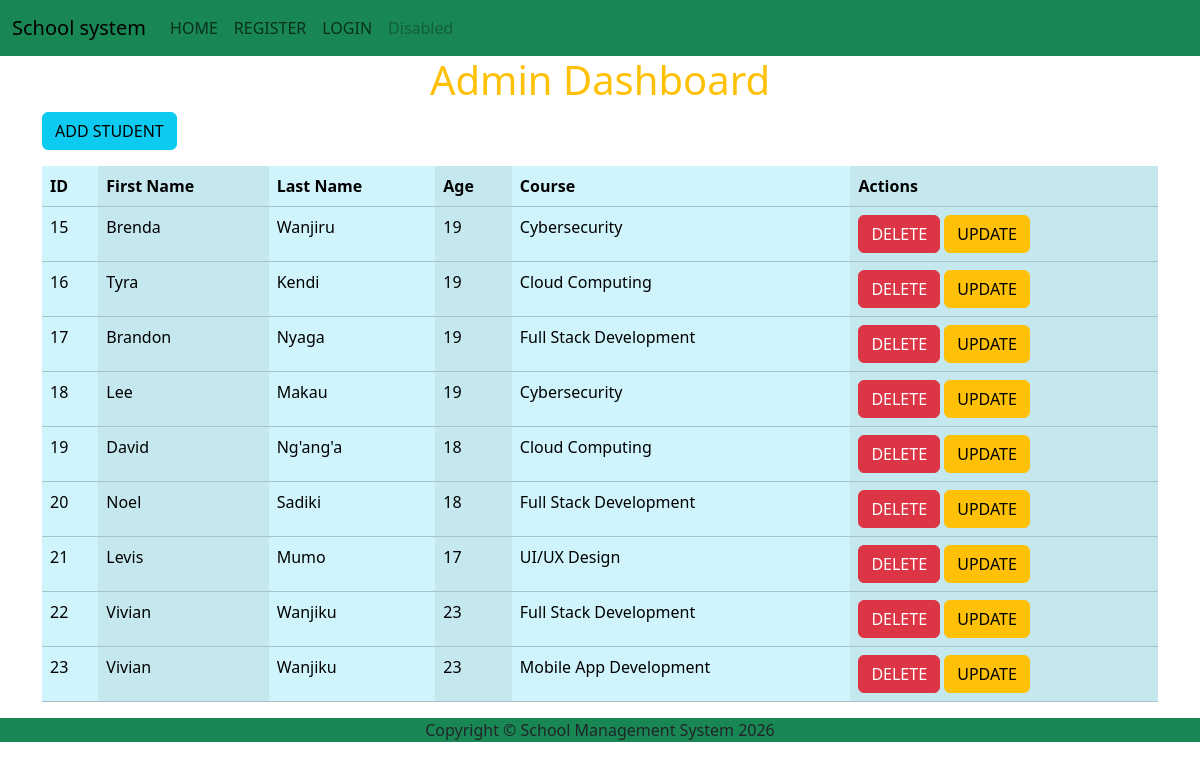
The page /students/ on the database its author committed.
### myapp/models.py (models this page shows, shortened)
class Student(models.Model):
    firstname = models.CharField(max_length=50)
    lastname = models.CharField(max_length=50)
    age = models.IntegerField()
    course = models.CharField(max_length=50)

### myapp/views.py (the view)
# urls.py: path('students/', views.read_students, name='students'),
def read_students(request):
    students=Student.objects.all()
    return render(request,'admindashboard.html',{'students':students})

### myapp/templates/admindashboard.html (shortened to what this page needs)
{%extends 'base.html'%}
{% block content %}
<div class="container">
    <h1 class="text-warning text-center">Admin Dashboard</h1>
    <a href="{% url 'add' %}" class="btn btn-info mb-3">ADD STUDENT</a>
    <table class="table table-info table-striped-columns">
        <thead>
            <tr>
                <th>ID</th>
                <th>First Name</th>
                <th>Last Name</th>
                <th>Age</th>
                <th>Course</th>
                <th>Actions</th>
            </tr>
        </thead>
        <tbody>
            {% for x in students %}
            <tr>
                <td>{{x.id}}</td>
                <td>{{x.firstname}}</td>
                <td>{{x.lastname}}</td>
                <td>{{x.age}}</td>
                <td>{{x.course}}</td></td>
                <td>
                    <a href="{% url 'delete' x.id %}" class="btn btn-danger" onclick="return confirm('Are you sure you want to delete {{x.firstname}}?')"
                    >DELETE</a>
                    <a href="{% url 'update' x.id %}" class="btn btn-warning">UPDATE</a>
                </td>
            </tr>
        </tbody>
        {% endfor %}
    </table>
</div>
{% endblock %}

### rows shown on the page
Student: id "15", firstname "Brenda", lastname "Wanjiru", age "19", course "Cybersecurity"
Student: id "16", firstname "Tyra", lastname "Kendi", age "19", course "Cloud Computing"
Student: id "17", firstname "Brandon", lastname "Nyaga", age "19", course "Full Stack Development"
Student: id "18", firstname "Lee", lastname "Makau", age "19", course "Cybersecurity"
Student: id "19", firstname "David", lastname "Ng'ang'a", age "18", course "Cloud Computing"
Student: id "20", firstname "Noel", lastname "Sadiki", age "18", course "Full Stack Development"
Student: id "21", firstname "Levis", lastname "Mumo", age "17", course "UI/UX Design"
Student: id "22", firstname "Vivian", lastname "Wanjiku", age "23", course "Full Stack Development"
Student: id "23", firstname "Vivian", lastname "Wanjiku", age "23", course "Mobile App Development"
